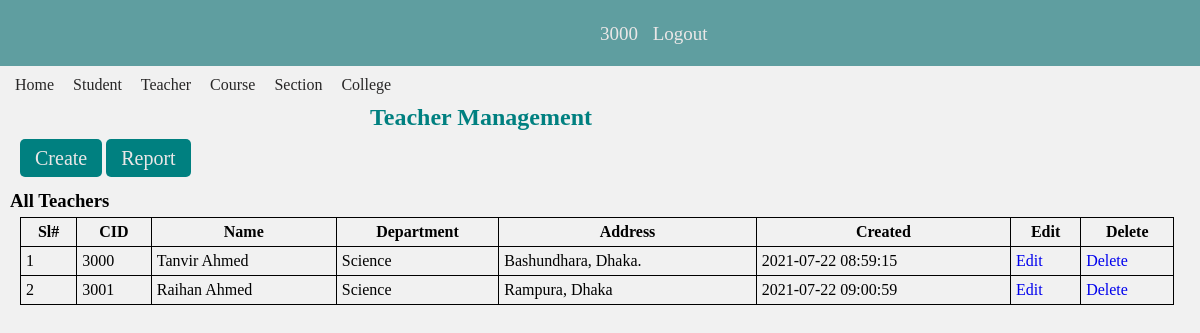
Page /view/allTeachers.php (signed in) on the earlier database version.
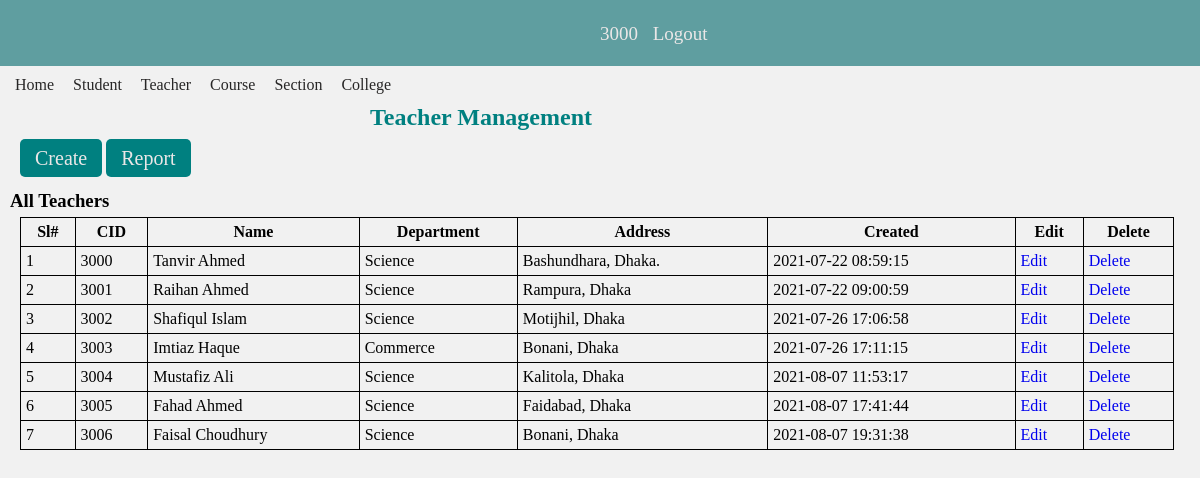
Same page on the later database version.
### tables this page shows
CREATE TABLE `teachers` (
  `id` int(9) NOT NULL,
  `cid` int(9) NOT NULL,
  `name` varchar(50) NOT NULL,
  `department_id` int(11) NOT NULL,
  `password` varchar(100) NOT NULL,
  `address` varchar(100) NOT NULL,
  `created` timestamp NOT NULL DEFAULT current_timestamp()
);

CREATE TABLE `departments` (
  `id` int(9) NOT NULL,
  `d_name` varchar(50) NOT NULL
);

### models/db_config.php (called while the page is built, shortened)
<?php
	$db_server="localhost";
	$db_uname="root";
	$db_pass="";
	$db_name="college_portal_db";
	function get($query){
		global $db_server,$db_uname,$db_pass,$db_name;
		$conn = mysqli_connect($db_server,$db_uname,$db_pass,$db_name);
		$data = array();
		if($conn){
			$result = mysqli_query($conn,$query);
			while($row = mysqli_fetch_assoc($result)){
				$data[] = $row;
			}
		}
		return $data;
	}
?>

### controllers/teacherController.php (called while the page is built, shortened)
<?php
     require_once "../models/db_config.php";
     function getAllTeachers(){
          $query ="select t.*,d.d_name from teachers t left join departments d on t.department_id = d.id";
          $rs = get($query);
          return $rs;
     }
?>

### view/allTeachers.php (the view, shortened to what this page needs)
<?php
    include_once "../controllers/teacherController.php";
    $teachers = getAllTeachers();
?>
<!DOCTYPE html>
<html lang="en">
<head>
    <link rel="stylesheet" href="./css/style.css">
</head>
<body>
<?php  require_once "./headerDash.php"; ?>
    <div class="main-container">
        <?php  include_once "./adminNav.php"?>
        <div class="home">
            <h2>Teacher Management</h2>
            <div class="create-btn">
                <a href="./createTeacher.php">Create</a>
                <a href="./studentEnrollReport.php">Report</a>
            </div>
            <div class="students-section">
                <h3>All Teachers</h3>
                <table>
                    <tr>
                        <th>Sl#</th>
                        <th>CID </th>
                        <th>Name</th>
                        <th>Department</th>
                        <th>Address</th>
                        <th>Created</th>
                        <th>Edit</th>
                        <th>Delete</th>
                    </tr>
                    <tr>
                        <?php
                            $i = 1;
                            foreach($teachers as $c){
                                echo "<tr>";
                                    echo "<td>$i</td>";
                                    echo "<td>".$c["cid"]."</td>";
                                    echo "<td>".$c["name"]."</td>";
                                    echo "<td>".$c["d_name"]."</td>";
                                    echo "<td>".$c["address"]."</td>";
                                    echo "<td>".$c["created"]."</td>";
                                    echo '<td><a href="./editTeacher.php?id='.$c['id'].'">Edit</a></td>';
                                    echo '<td><a href="./allTeachers.php?del='.$c['id'].'">Delete</a></td>';
                                echo "</tr>";
                                $i++;
                            }
                        ?>
                    </tr>
                </table>
            </div>
        </div>
    </div>
</body>
</html>

Differences in the rows shown:
added teachers: cid "3002", name "Shafiqul Islam", department.d_name "Science", address "Motijhil, Dhaka", created "2021-07-26 17:06:58"
added teachers: cid "3003", name "Imtiaz Haque", department.d_name "Commerce", address "Bonani, Dhaka", created "2021-07-26 17:11:15"
added teachers: cid "3004", name "Mustafiz Ali", department.d_name "Science", address "Kalitola, Dhaka", created "2021-08-07 11:53:17"
added teachers: cid "3005", name "Fahad Ahmed", department.d_name "Science", address "Faidabad, Dhaka", created "2021-08-07 17:41:44"
added teachers: cid "3006", name "Faisal Choudhury", department.d_name "Science", address "Bonani, Dhaka", created "2021-08-07 19:31:38"
